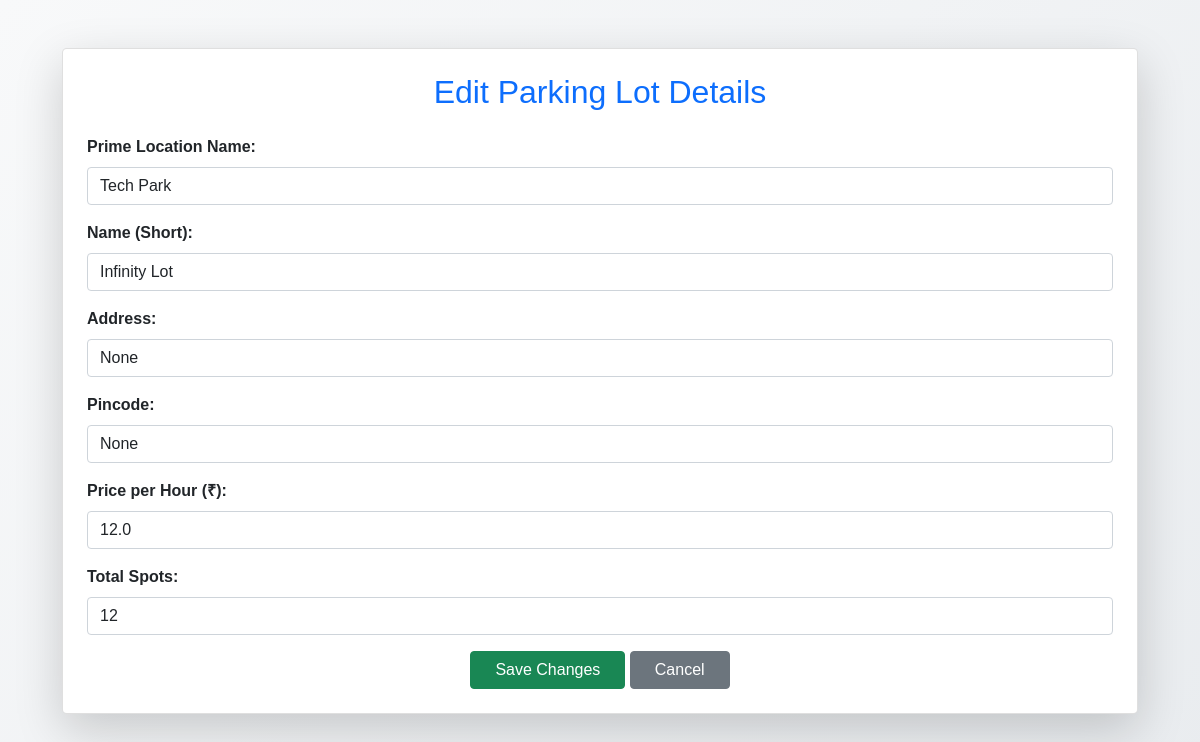
/edit_lot/1, run on an earlier commit of the app's database.
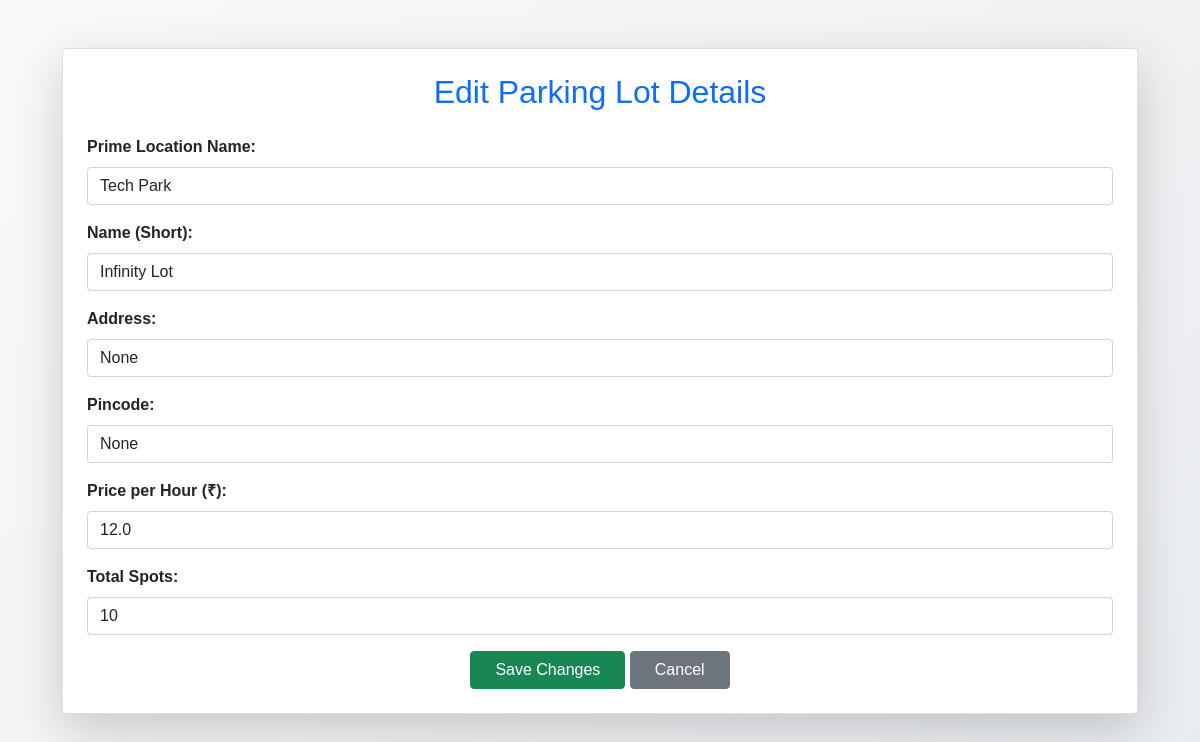
And on a later commit of the database.
### backend/models.py (models this page shows, shortened)
class ParkingLot(db.Model):
    __tablename__ = "parking_lot"
    id = db.Column(db.Integer, primary_key=True)
    prime_location_name = db.Column(db.String(100), nullable=False)
    name = db.Column(db.String(100))
    address = db.Column(db.String(200))
    pincode = db.Column(db.String(10))
    price_per_hour = db.Column(db.Float, nullable=False)
    total_spots = db.Column(db.Integer, nullable=False)
    created_date = db.Column(db.DateTime, default=datetime.utcnow)
    location = db.Column(db.String(255))
    spots = db.relationship('ParkingSpot', backref='lot', lazy=True)  # relationship to ParkingSpot

### backend/controllers.py (the view, shortened to what this page needs)
    @app.route("/edit_lot/<int:lot_id>", methods=["GET", "POST"])
    def edit_lot(lot_id):
        lot = ParkingLot.query.get_or_404(lot_id)
        return render_template("edit_lot.html", lot=lot)

### templates/edit_lot.html (shortened to what this page needs)
<!DOCTYPE html>
<html lang="en">
<head>
  <link href="https://cdn.jsdelivr.net/npm/bootstrap@5.0.2/dist/css/bootstrap.min.css" rel="stylesheet">
  <link rel="stylesheet" href="{{ url_for('static', filename='css/style.css') }}">
</head>
<body class="bg-light">
  <div class="container py-5">
    <div class="card shadow-lg rounded-3 p-4">
      <h2 class="text-center text-primary mb-4">Edit Parking Lot Details</h2>
      <form action="/edit_lot/{{ lot.id }}" method="POST">
        <div class="mb-3">
          <label class="form-label fw-bold">Prime Location Name:</label>
          <input type="text" class="form-control" name="prime_location_name"
                 value="{{ lot.prime_location_name }}" required>
        </div>
        <div class="mb-3">
          <label class="form-label fw-bold">Name (Short):</label>
          <input type="text" class="form-control" name="name"
                 value="{{ lot.name }}" required>
        </div>
        <div class="mb-3">
          <label class="form-label fw-bold">Address:</label>
          <input type="text" class="form-control" name="address"
                 value="{{ lot.address }}" required>
        </div>
        <div class="mb-3">
          <label class="form-label fw-bold">Pincode:</label>
          <input type="text" class="form-control" name="pincode"
                 value="{{ lot.pincode }}" required>
        </div>
        <div class="mb-3">
          <label class="form-label fw-bold">Price per Hour (₹):</label>
          <input type="number" class="form-control" name="price"
                 value="{{ lot.price_per_hour }}" min="0" step="0.01" required>
        </div>
        <div class="mb-3">
          <label class="form-label fw-bold">Total Spots:</label>
          <input type="number" class="form-control" name="total_spots"
                 value="{{ lot.total_spots }}" min="1" required>
        </div>
        <div class="text-center">
          <button type="submit" class="btn btn-success px-4">Save Changes</button>
          <a href="{{ url_for('admin_dashboard') }}" class="btn btn-secondary px-4">Cancel</a>
        </div>
      </form>
    </div>
  </div>
</body>
</html>

What changed in the data, as far as the page shows it:
changed ParkingLot "Tech Park": total_spots "12" → "10"
